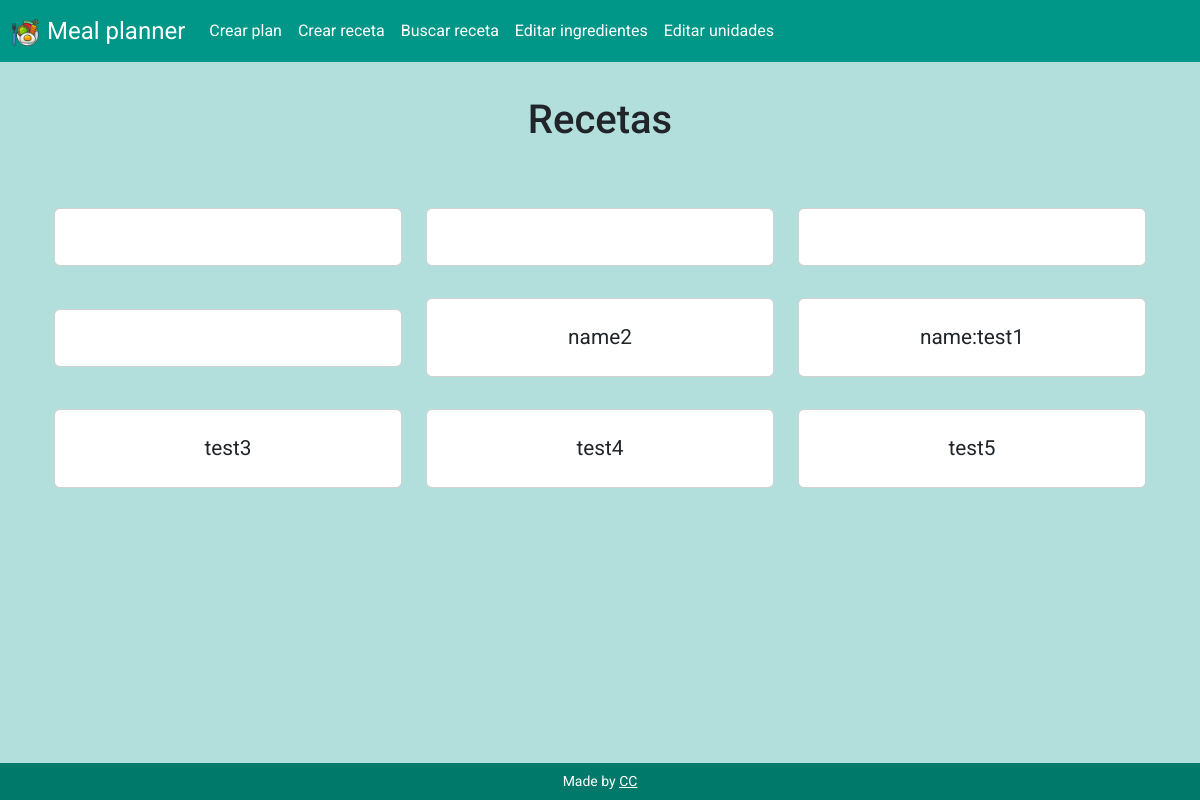
/, run on an earlier commit of the app's database.
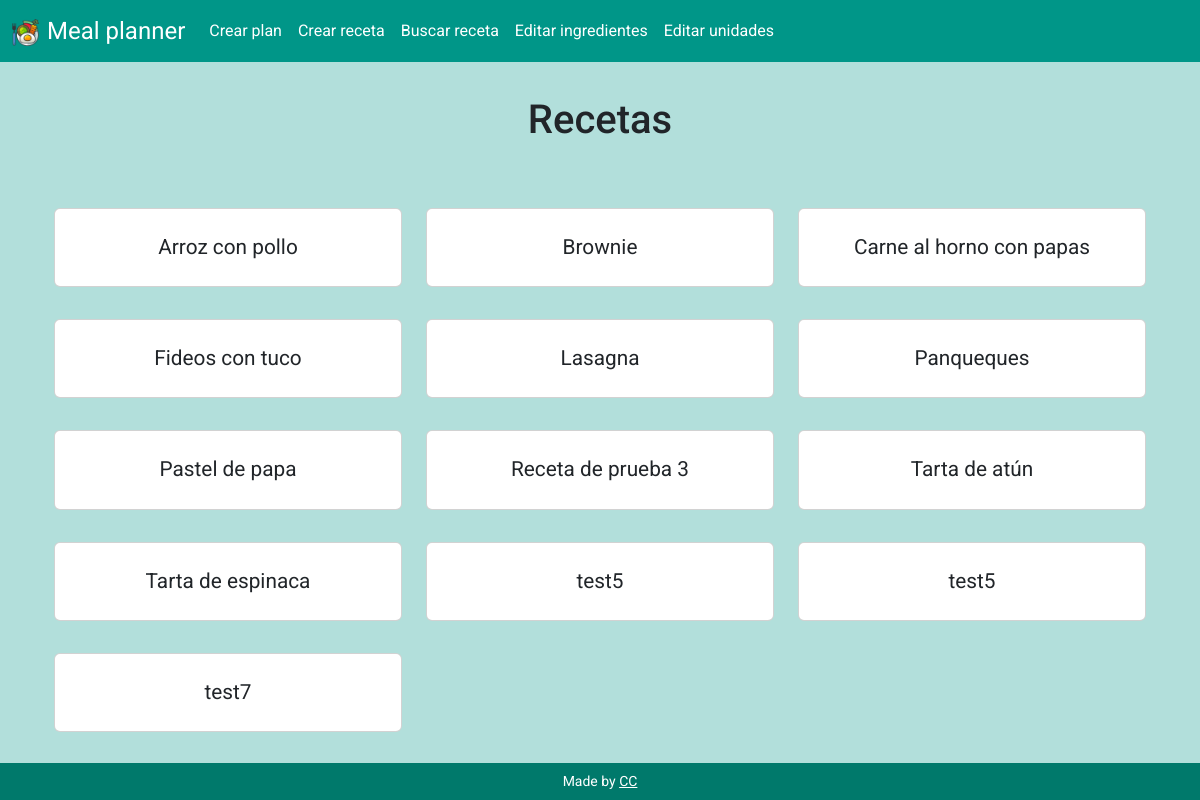
And on a later commit of the database.
### tables this page shows
CREATE TABLE recipes (id INTEGER PRIMARY KEY AUTOINCREMENT NOT NULL, name TEXT NOT NULL, instructions TEXT NOT NULL);

### app.py (the view)
@app.route('/', methods=["GET", "POST"])
def index():
    if request.method == "POST":
        id = request.form.get("id")
        cur = db_connect()
        cur.execute("SELECT * FROM recipes WHERE id = ?", (id,))
        recipe = cur.fetchall()
        cur.execute("SELECT ing_used.quantity, ingredients.name AS ing_name, units.name AS unit_name FROM ing_used JOIN ingredients ON ingredients.id = ing_used.ing_id JOIN units ON units.id = ing_used.unit_id WHERE ing_used.recipe_id = ?", (id,))
        ing_used = cur.fetchall()
        db_close(cur)
        return render_template("recipe.html", recipe=recipe, ing_used=ing_used)
    else:
        cur = db_connect()
        cur.execute("SELECT id, name FROM recipes ORDER BY name ASC")
        rows = cur.fetchall()
        db_close(cur)
        return render_template("index.html", rows=rows)

### app.py (called while the page is built)
def db_connect():
    con = sqlite3.connect("meal_planner.db")
    con.row_factory = sqlite3.Row
    cur = con.cursor()
    return cur

def db_close(con):
    con.close()

@app.after_request
def after_request(response):
    response.headers["Cache-Control"] = "no-cache, no-store, must-revalidate"
    response.headers["Expires"] = 0
    response.headers["Pragma"] = "no-cache"
    return response

### templates/index.html (shortened to what this page needs)
{% extends "layout.html" %}
{% block main %}
    <section class="container-fluid text-center">
        <h1 class="mb-5">Recetas</h1>
        <div class="row">
            {% for row in rows %}
                <div class="col-md-4 col-sm-6 my-3 align-self-center">
                    <div class="card">
                        <div class="card-body">
                            <form action="/" method="post">
                                <button type="submit" class="btn stretched-link"><p class="card-title p-0 m-0">{{ row["name"] }}</p></button>
                            </form>
                        </div>
                    </div>
                </div>
            {% endfor %}
        </div>
    </section>
{% endblock %}

### templates/layout.html (shortened to what this page needs)
<!DOCTYPE html>
<html lang="es">
<head>
    <link href="https://cdn.jsdelivr.net/npm/bootstrap@5.3.3/dist/css/bootstrap.min.css" rel="stylesheet"
>
    <link rel="stylesheet" href="https://cdn.jsdelivr.net/npm/bootstrap-icons@1.11.3/font/bootstrap-icons.min.css">
    <link href="/static/styles.css" rel="stylesheet">
</head>
<body>
    <header>
        <nav class="navbar navbar-expand-md fixed-top">
            <div class="container-fluid">
                <a class="navbar-brand fs-4" href="/"><img src="/static/favicon.ico" class="me-2" height="27px" width="27px" alt="Plate of food with fork">Meal planner</a>
                <div class="collapse navbar-collapse" id="navbar">
                    <ul class="navbar-nav">
                        <li class="nav-item"><a class="nav-link" href="/create_plan">Crear plan</a></li>
                        <li class="nav-item"><a class="nav-link" href="/create_recipe">Crear receta</a></li>
                        <li class="nav-item"><a class="nav-link" href="/search">Buscar receta</a></li>
                        <li class="nav-item"><a class="nav-link" href="/edit_ingredients">Editar ingredientes</a></li>
                        <li class="nav-item"><a class="nav-link" href="/edit_units">Editar unidades</a></li>
                    </ul>
                </div>
            </div>
        </nav>
    </header>
    <main class="container my-5 pt-5">
        {% block main %}{% endblock %}
    </main>
    <footer class="fixed-bottom">
        <p class="my-2 small text-center">
            Made by <a href="https://github.com/CarolinaCampi">CC</a>
        </p>
    </footer>
</body>
</html>

### static/styles.css (style rules this page uses)
body { background-color: #b2dfdb; font-family: "Roboto", Verdana, Tahoma, Verdana, sans-serif; }
.card-title { font-size: 1.3em; }
nav { background-color: #009688; }
.nav-link, .navbar-brand { color: white; }
footer { background-color: #00796B; color: white; }
a { color: white; }

What changed in the data, as far as the page shows it:
removed recipes: name "name2"
removed recipes: name "name:test1"
removed recipes: name "test3"
added recipes: name "Arroz con pollo"
changed recipes: name (not shown) → "Brownie"; moves up the list
added recipes: name "Carne al horno con papas"
changed recipes: name (not shown) → "Fideos con tuco"; moves down the list
changed recipes: name (not shown) → "Lasagna"; moves up the list
added recipes: name "Panqueques"
changed recipes: name (not shown) → "Pastel de papa"
added recipes: name "Receta de prueba 3"
added recipes: name "Tarta de atún"
added recipes: name "Tarta de espinaca"
changed recipes (number 11 of 13 on the later page): name "test4" → "test5"
added recipes: name "test7"
